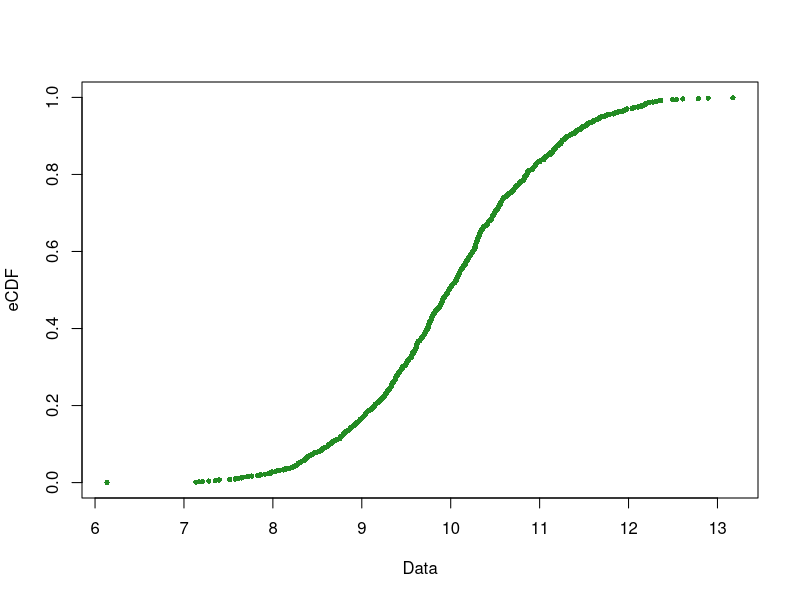

Generate this figure with R: (Note: this script raises an error after producing the figure.)
###############################################################################
###############################################################################
#####       Customary functions to compute, plot and compare CDFs (eCDF)
###############################################################################
########################################################   by Adriana F. Chavez   

#~~~~~~~~~~~~~~~~~~~~~~~~~~~~~~~~~~~~~~~~~~~~~~~~~~~~~~~~~~~~~~~~~~~~~~~~~~~~~
# Part 1: Code to compute the empirical CDF from different types of data
#~~~~~~~~~~~~~~~~~~~~~~~~~~~~~~~~~~~~~~~~~~~~~~~~~~~~~~~~~~~~~~~~~~~~~~~~~~~~~
myECDF <- function(data){
  # Check if data is contained in a vector
  if(is.vector(data)){
        repeated.values <- !length(data)==length(unique(data))
        if(repeated.values){
          data <- unique(data)
        }
        n <- length(data)
        cdf <- NA
        for(i in 1:n){
          cdf[i] <- mean(data[i] > data)
        }
  # Otherwise, check if data is bivariate
  }else{if(ncol(data)==2){
        data.matrix.NxD <- data
        no.Dim <- ncol(data.matrix.NxD)
        n <- nrow(data.matrix.NxD)
        count <- matrix(NA,nrow=n,ncol=no.Dim)
        cdf <- rep(NA,n)
        for(i in 1:nrow(data.matrix.NxD)){
          X <- rep(TRUE, n)
          for(j in 1:no.Dim){
            count[,j] <- data[i,j] > data[,j]
          }
          for(j in 2:no.Dim){
            Y <- count[,j-1] & count[,j]
            X <- X & Y
          }
          cdf[i] <- mean(X)
        }
  }}
  return(cdf)
}

#~~~~~~~~~~~~~~~~~~~~~~~~~~~~~~~~~~~~~~~~~~~~~~~~~~~~~~~~~~~~~~~~~~~~~~~~~~~~~
# Part 2: Plot the empirical CDF
#~~~~~~~~~~~~~~~~~~~~~~~~~~~~~~~~~~~~~~~~~~~~~~~~~~~~~~~~~~~~~~~~~~~~~~~~~~~~~
myECDF.Plot <- function(data, color="forestgreen"){
  eCDF.color <- color
  if(is.vector(data)){
    data <- unique(data)
    sorted.data <- sort(data)
    lab.x <- "Data"
    eCDF <- myECDF(sorted.data)
    plot(sorted.data, eCDF, pch=16, cex=0.7,
         col=eCDF.color, lwd=2, ylim=c(0,1), xlab=lab.x)
  }else{
    if(ncol(data)==2){
      eCDF <- myECDF(data)
      lab.x <- colnames(data)[1]
      lab.y <- colnames(data)[2]
      if(is.null(lab.x)){ lab.x <-"Dimension 1" }
      if(is.null(lab.y)){ lab.y <-"Dimension 2" }
      scatterplot3d(data[,1],data[,2],eCDF, pch=16,
                    cex.symbols = 0.5, color = eCDF.color,
                    xlab = lab.x, ylab = lab.y, zlab = "eCDF")
    }else{
      print("Cannot plot more than two dimensions")
    }
  }
}

#~~~~~~~~~~~~~~~~~~~~~~~~~~~~~~~~~~~~~~~~~~~~~~~~~~~~~~~~~~~~~~~~~~~~~~~~~~~~~
# Part 3: Compare two CDF (ideally, an eCDF against a theoretical CDF)
#~~~~~~~~~~~~~~~~~~~~~~~~~~~~~~~~~~~~~~~~~~~~~~~~~~~~~~~~~~~~~~~~~~~~~~~~~~~~~
getDifferences <- function(eCDF,tCDF){
  difference <- tCDF - eCDF
  difference.sum <- sum(difference)
  Kldivergence <- max(abs(difference))
  sq.difference <- sum((difference)^2)
  
  output <- round(cbind(difference.sum,Kldivergence,sq.difference),4)
  colnames(output) <- c("sumDiff","Kldivergence","SSDiff") 
  return(output)
}


#################
# Test/Examples
#################
# Test function
if(!exists("test")){  test <- TRUE     }
if(test){
    # Data comes from Normal
    true.mean <- 10
    true.sd <- 1
    x <- rnorm(1000,true.mean,true.sd)
    x.eCDF <- myECDF(x)
    myECDF.Plot(x)
    x.tCDF <- pnorm(x,true.mean,true.sd)
    getDifferences(x.eCDF,x.tCDF)
    # Data comes from bivariate normal
    true.means <- c(10,10)
    true.sds <- diag(length(true.means))
    y <- mvtnorm::rmvnorm(1000,true.means,true.sds)
    y.eCDF <- myECDF(y)
    myECDF.Plot(y)
    y.tCDF <- pnorm(y,true.mean,true.sd)
    getDifferences(y.eCDF,y.tCDF)
}
